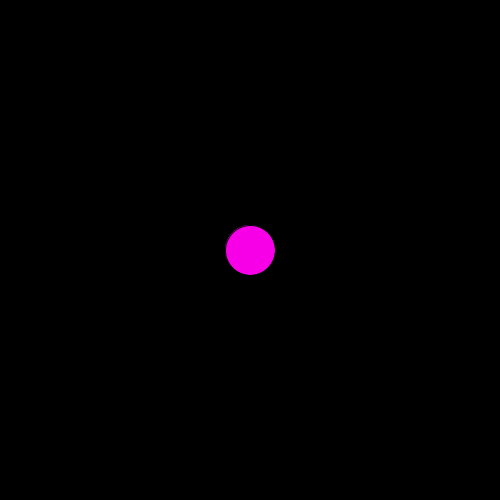
Frame 1 (no input)
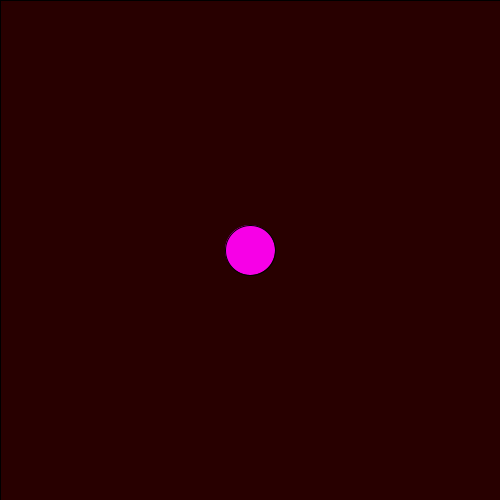
Frame 60 (the mouse pressed at the canvas centre just before this capture)
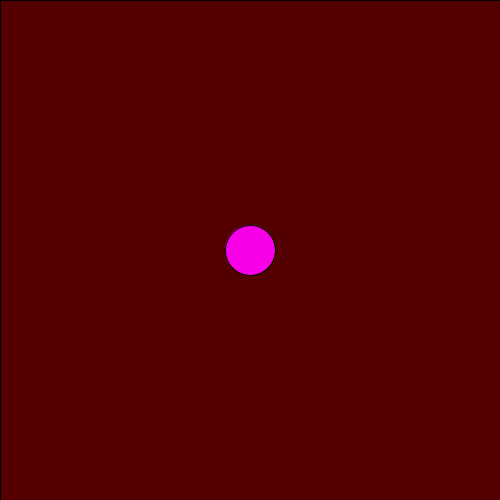
Frame 120 (the mouse held since frame 60 and released just before this capture)

The Processing sketch that drew these frames (run headless with seeded random() and noise(); from frame 60 on, the mouse is pressed at the canvas centre):

// Processing sketch: shorthand_plus_number
// ── shorthand_plus_number.pde
color magenta = #F700E7;
int redness = 0;
void setup() {
  size(500, 500);
}

void draw() {
  fill(redness, 0, 0);
  rect(0, 0, width, height);
  fill(magenta);  
  ellipse(width/2, height/2, 50, 50);
  redness+= 5;
  if (redness >= 255) {
    redness = 0;
  }
}
